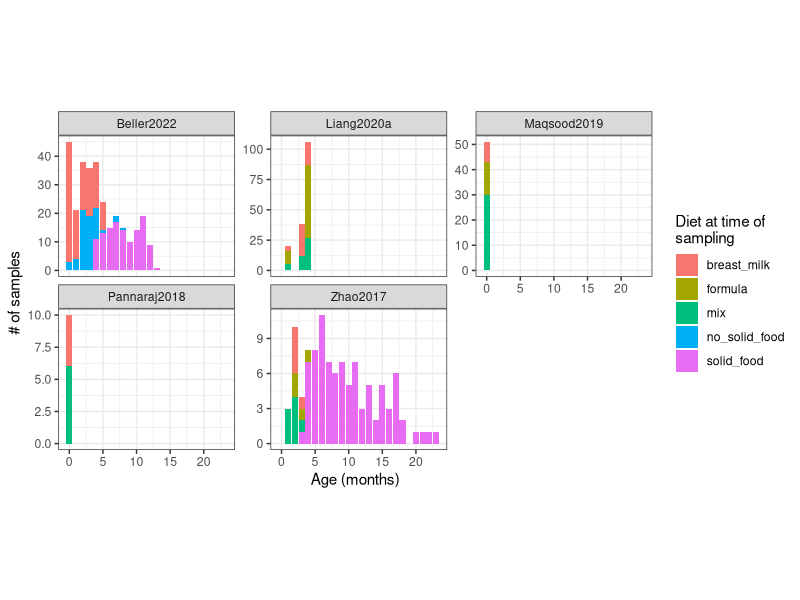
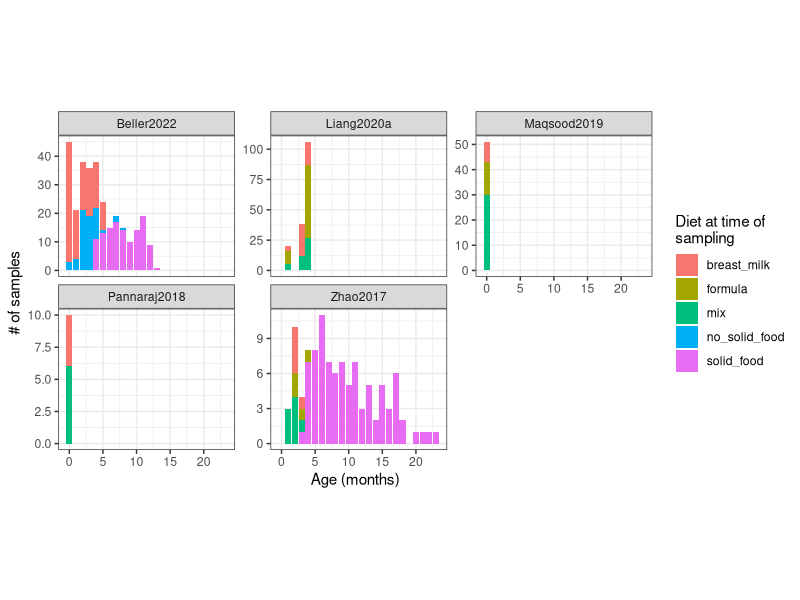

Write the R code that produced these figures, in order.
library(tidyverse)


metadata <- read_tsv("metadata.tsv")

metadata.feeding.mode.only <- metadata %>% 
  filter(study != "Garmaeva2024") %>% 
  select(run, study, age_months, diet) %>% 
  group_by(study, age_months, diet) %>% 
  summarize(n_samples = n()) %>% 
  filter(!is.na(diet))

metadata %>% 
  filter(study != "Garmaeva2024") %>% 
  #filter(!is.na(sex)) %>% 
  #filter(!is.na(delivery_mode)) %>% 
  filter(!is.na(diet)) %>% 
  pull(study) %>% 
  table()

diet.plot <- metadata.feeding.mode.only %>% 
  ggplot(aes(x = age_months, y = n_samples, fill = diet)) +
  geom_bar(stat = "identity") +
  facet_wrap(~ study, scales = "free_y") +
  theme_bw() +
  labs(fill = "Diet at time of\nsampling") +
  xlab("Age (months)") +
  ylab("# of samples") +
  theme(aspect.ratio = 0.8)

diet.plot

ggsave("~/Desktop/SuppFigure1.pdf", plot = diet.plot, width = 7, height = 4, limitsize = FALSE)
